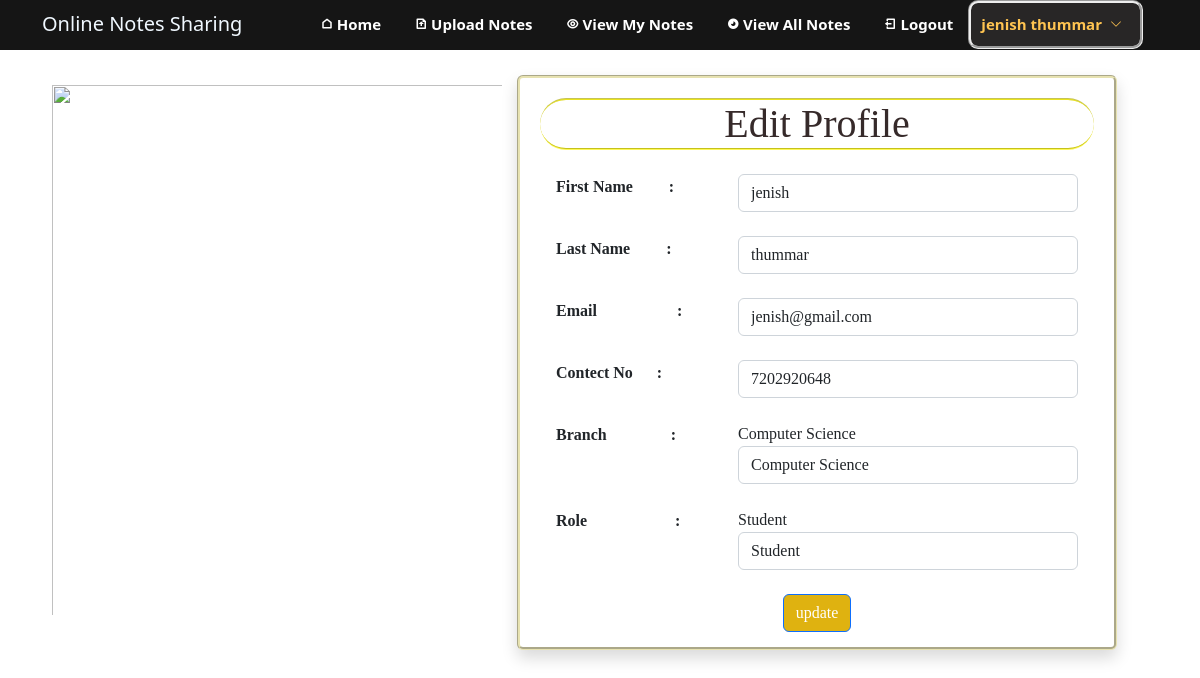
Page /edit_profile (signed in) on the committed database.
### notes/models.py (models this page shows, shortened)
class Signup(models.Model):
    user = models .ForeignKey(User,on_delete=models.CASCADE)
    contact = models.CharField(max_length=10,null=True)
    branch = models.CharField(max_length=30)
    role = models.CharField(max_length=15)

### notes/views.py (the view, shortened to what this page needs)
# urls.py: path('edit_profile',edit_profile,name='edit_profile'),
def edit_profile(request):
    if not request.user.is_authenticated:
        return redirect('login')
    user = User.objects.get(id=request.user.id)
    data = Signup.objects.get(user = user)
    error="False"
    d = {'data':data,'user':user,'error':error}
    return render (request,'edit_profile.html',d)

### notes/templates/edit_profile.html (shortened to what this page needs)
{% extends 'user_navigation.html' %}
{% load static %}
{% block user %}
<div class="container" id="all" >
  <div class="row">
    <div class="col-sm-5" >
        <img class="img" src="{% static 'images/update (5).jpg' %}">
    </div>
  <div class="col-sm-6">
    <div class="card shadow">
      <h1 style="text-align: center; font-family: Castellar;border-top: groove 2px rgba(254, 246, 1, 0.663);
      border-bottom: groove 2px rgba(254, 246, 1, 0.663);  border-radius: 50px; color: #100101d6;">Edit Profile</h1>
      <div class="card-body">
        <form method="post">
            <div class="row">
                <div class="col-md-4">
                <b>First Name &ensp;&ensp;&ensp;&ensp;: </b>
                </div>
                <div class="col-md-8" id="one" style="text-transform: capitalize ; ">
                    <input type="text" name="f_name" class="form-control" placeholder="Enter First Name"
                     value="{{data.user.first_name}}" required>
                </div>
            </div><br>
            <div class="row">
                <div class="col-md-4">
                <b>Last Name &ensp;&ensp;&ensp;&ensp;: </b>
                </div>
                <div class="col-md-8" id="one" style="text-transform: capitalize ; ">
                    <input type="text" name="l_name" class="form-control" placeholder="Enter Last Name"
                     value="{{data.user.last_name}}" required>
                </div>
            </div><br>
            <div class="row">
            <div class="col-md-4">
                <b>Email &ensp;&ensp;&ensp;&ensp;&ensp;&ensp;&ensp;&ensp;&ensp; : </b>
            </div>
            <div class="col-md-8" id="one" style="text-transform: capitalize ;">
                <input type="email" name="email" class="form-control" value="{{data.user.username}}" placeholder="Enter Email" readonly required>
            </div>
            </div><br>
            <div class="row">
            <div class="col-md-4">
                <b>Contect No &ensp;&ensp; : </b>
            </div>
            <div class="col-md-8" id="one" style="text-transform: capitalize ;">
                <input type="number" name="c_no" class="form-control" value="{{data.contact}}" placeholder="Enter Contect Number" required>
            </div>
            </div><br>
            <div class="row">
                <div class="col-md-4">
                    <b>Branch &ensp;&ensp;&ensp;&ensp;&ensp;&ensp;&ensp; : </b>
                </div>
                <div class="col-md-8" id="one" style="text-transform: capitalize ;">
                    <label>{{data.branch}}</label>
                    <select id="one" class="form-control" name="branch" >
                        <option value="Computer Science">Computer Science</option>
                    </select>
                </div>
            </div><br>
            <div class="row">
                <div class="col-md-4">
                    <b>Role &ensp;&ensp;&ensp;&ensp;&ensp;&ensp;&ensp;&ensp;&ensp;&ensp; : </b>
                </div>
                <div class="col-md-8" id="one" style="text-transform: capitalize ;">
                    <label>{{data.role}}</label>
                    <select id="one" class="form-control" name="role" >
                        <option value="Student">Student</option>
                    </select>
                </div>
            </div>
            <center>
                <input type="submit" id="abt" class="btn btn-primary mt-4" value="update">
            </center>
        </form>
      </div>
    </div>
  </div>
</div>
{% endblock %}

### notes/templates/user_navigation.html (shortened to what this page needs)
{% load static %}
<!DOCTYPE html>
<html lang="en">
    <head>
        <link href="{% static 'vendor/aos/aos.css' %}" rel="stylesheet">
        <link href="{% static 'vendor/bootstrap/css/bootstrap.min.css' %}" rel="stylesheet">
        <link href="{% static 'vendor/bootstrap-icons/bootstrap-icons.css' %}" rel="stylesheet">
        <link href="{% static 'vendor/boxicons/css/boxicons.min.css' %}" rel="stylesheet">
        <link href="{% static 'vendor/glightbox/css/glightbox.min.css' %}" rel="stylesheet">
        <link href="{% static 'vendor/remixicon/remixicon.css' %}" rel="stylesheet">
        <link href="{% static 'vendor/swiper/swiper-bundle.min.css' %}" rel="stylesheet">
        <link href="{% static 'css/popup_style.css' %}" rel="stylesheet">
    <body>
        <header id="header" class="fixed-top " >
            <div class="container d-flex align-items-center justify-content-lg-between ">
                <h1 class="logo me-auto me-lg-0" >Online Notes Sharing</h1>
                <nav id="navbar" class="navbar ">
                <ul>
                    <li><a class="nav-link scrollto {% if request.path == '/user_profile' %} active {% endif %}" href="{% url 'user_profile' %}">
                         Home </a>
                    </li>
                    <li><a class="nav-link scrollto {% if request.path == '/upload_notes' %} active {% endif %}" href="{% url 'upload_notes' %}">
                         Upload Notes </a>
                    </li>
                    <li><a class="nav-link scrollto {% if request.path == '/view_mynotes' %} active {% endif %}" href="{% url 'view_mynotes' %}">
                         View My Notes </a>
                    </li>
                    <li><a class="nav-link scrollto {% if request.path == '/view_all_notes' %} active {% endif %}" href="{% url 'view_all_notes' %}">
                         View All Notes </a>
                    </li>
                    <li><a class="nav-link scrollto" href="{% url 'logout' %}">
                         Logout </a>
                    </li>
                    <li class="dropdown">
                        <a style="background-color: #443f3f69; border-style:  groove; border-radius: 10px; padding
                            : 10px; margin-left: 15px; margin-right: 15px;" class="nav-link scrollto {% if request.path == '/edit_profile' %} active {% endif %}
                            {% if request.path == '/change_password' %} active {% endif %}" href="#">
                                <span> {{request.user.first_name}} <span> {{request.user.last_name}} </span> </span>
                                <i class=" mx-2 bi bi-chevron-down "></i>
                        </a>
                            </li>
                        </ul>
                </nav>
            </div>
        </header>
        {% block user %}
        {% endblock %}
    </body>
</html>

### notes/templates/user_navigation.html (style rules this page uses)
.logo { padding-top: 7px; color: aliceblue; text-align: center; font-size: 20px; }
.fixed-top { background-color: #151515; height: 50px; }
.navbar { padding: 0; }
.navbar ul { margin: 0; padding: 0; display: flex; list-style: none; align-items: center; }
.navbar li { position: relative; }
.navbar a, .navbar a:focus { display: flex; align-items: center; justify-content: space-between; padding: 10px 0 10px 30px; font-size: 15px; font-weight: 600; color: #fff; white-space: nowrap; transition: 0.3s; }
.navbar a i, .navbar a:focus i { font-size: 12px; line-height: 0; margin-left: 5px; }
.navbar a:hover, .navbar .active, .navbar .active:focus, .navbar li:hover>a { color: #ffc451; }

### notes/templates/edit_profile.html (style rules this page uses)
.card { margin-top: 0px; width: 600px; height: 575px; padding: 20px; border: groove rgba(222, 215, 147, 0.718) 3px; }
#all { margin-top: 75px; }
.img { padding: 10px; height: 550px; width: 470px; }
#one { font-family: Bell Mt; }
b { font-family: Copperplate Gothic; }
#abt { background-color: rgb(223, 178, 16); font-family:Felix Titling; }

### rows in the picture
Signup: f_name "jenish", l_name "thummar", email "jenish@gmail.com", c_no "7202920648", branch "Computer Science", role "Student"

### other values in the picture
{{ request.user.first_name }} "jenish"
{{ request.user.last_name }} "thummar"
